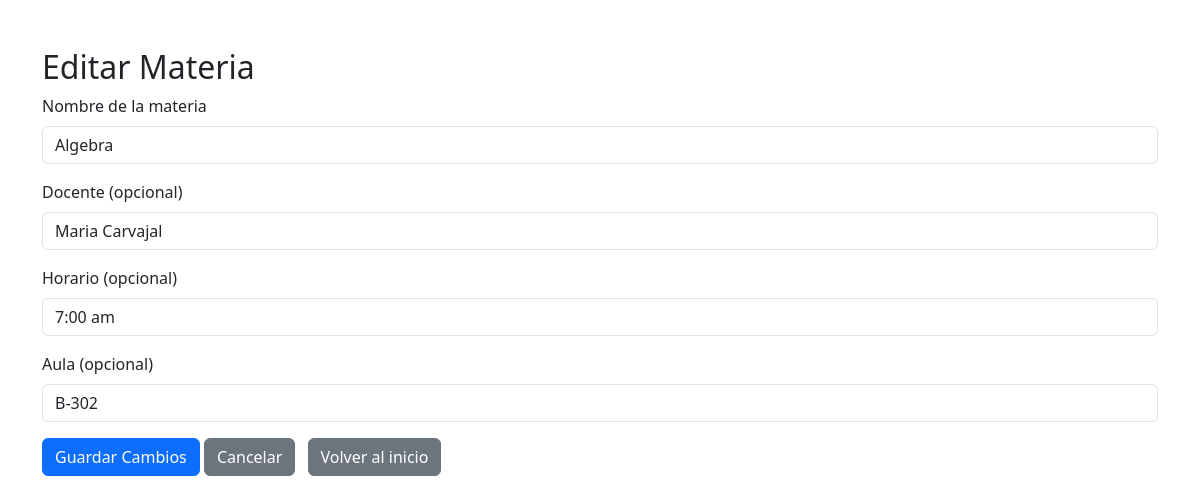
Screenshot of /editar_materia/1 (signed in) with the database file from the repository.
### models.py (models this page shows)
class Materia(db.Model):
    __tablename__ = 'materias'
    id = db.Column(db.Integer, primary_key=True)
    nombre = db.Column(db.String, nullable=False)
    docente = db.Column(db.String)
    horario = db.Column(db.String)
    aula = db.Column(db.String)
    usuario_id = db.Column(db.Integer, db.ForeignKey('usuarios.id'))  # Relaciona la materia con el usuario
    tareas = db.relationship('Tarea', backref='materia', lazy=True)

### app.py (the view, shortened to what this page needs)
@app.route('/editar_materia/<int:materia_id>', methods=['GET', 'POST'])
def editar_materia(materia_id):
    if 'usuario_id' not in session:
        flash('Debes iniciar sesión para editar materias.')
        return redirect(url_for('login'))
    materia = db.session.query(Materia).get(materia_id)
    return render_template('registrar_materia.html', materia=materia, editar=True)

### templates/registrar_materia.html (shortened to what this page needs)
<!DOCTYPE html>
<html lang="es">
<head>
    <link href="https://cdn.jsdelivr.net/npm/bootstrap@5.3.0/dist/css/bootstrap.min.css" rel="stylesheet">
</head>
<body>
<div class="container mt-5">
    <h2>{% if editar %}Editar Materia{% else %}Registrar Nueva Materia{% endif %}</h2>
    <form method="POST">
        <div class="mb-3">
            <label for="nombre" class="form-label">Nombre de la materia</label>
            <input type="text" class="form-control" id="nombre" name="nombre" required value="{{ materia.nombre if editar else '' }}">
        </div>
        <div class="mb-3">
            <label for="docente" class="form-label">Docente (opcional)</label>
            <input type="text" class="form-control" id="docente" name="docente" value="{{ materia.docente if editar else '' }}">
        </div>
        <div class="mb-3">
            <label for="horario" class="form-label">Horario (opcional)</label>
            <input type="text" class="form-control" id="horario" name="horario" value="{{ materia.horario if editar else '' }}">
        </div>
        <div class="mb-3">
            <label for="aula" class="form-label">Aula (opcional)</label>
            <input type="text" class="form-control" id="aula" name="aula" value="{{ materia.aula if editar else '' }}">
        </div>
        <button type="submit" class="btn btn-primary">{% if editar %}Guardar Cambios{% else %}Registrar{% endif %}</button>
        <a href="{{ url_for('gestionar_materias') }}" class="btn btn-secondary">Cancelar</a>
        <a href="/" class="btn btn-secondary ms-2">Volver al inicio</a>
    </form>
</div>
</body>
</html>

### rows the page displays
Materia: nombre "Algebra", docente "Maria Carvajal", horario "7:00 am", aula "B-302"
